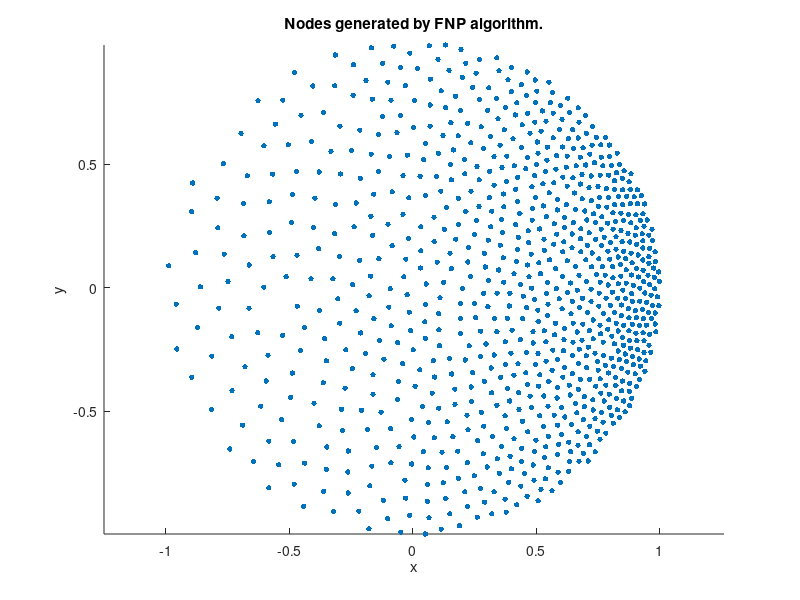

The MATLAB source for this figure:
points = dlmread('example2.txt');

x = points(:, 1);
y = points(:, 2);
% z = points(:, 3);

scatter(x, y, 15, 'filled', 'k')
% scatter3(x, y, z, 15, 'filled', 'k')
axis equal
xlabel('x')
ylabel('y')
% zlabel('z')
title('Nodes generated by FNP algorithm.')
